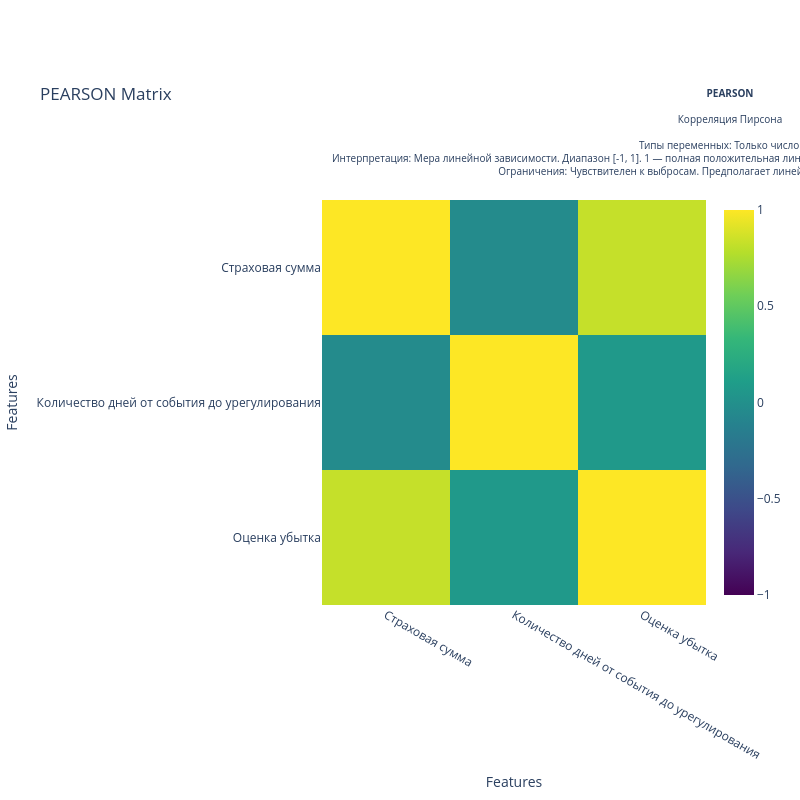
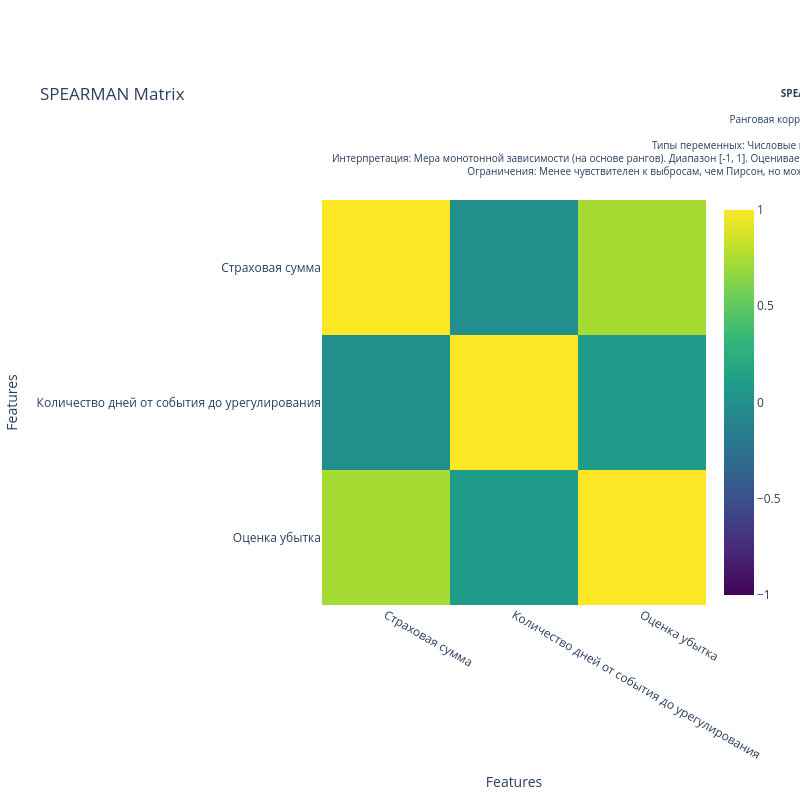
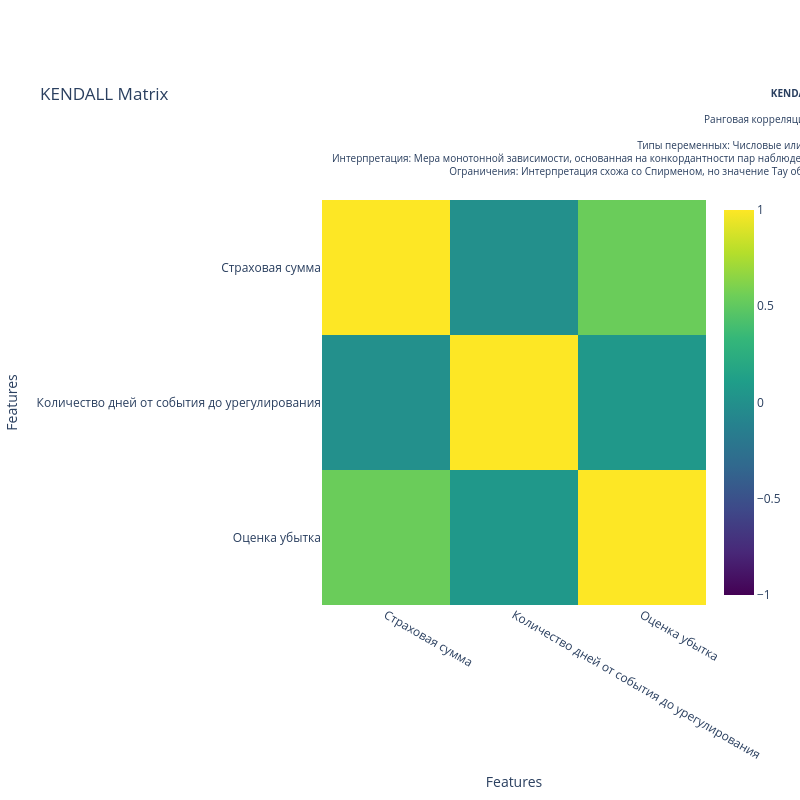
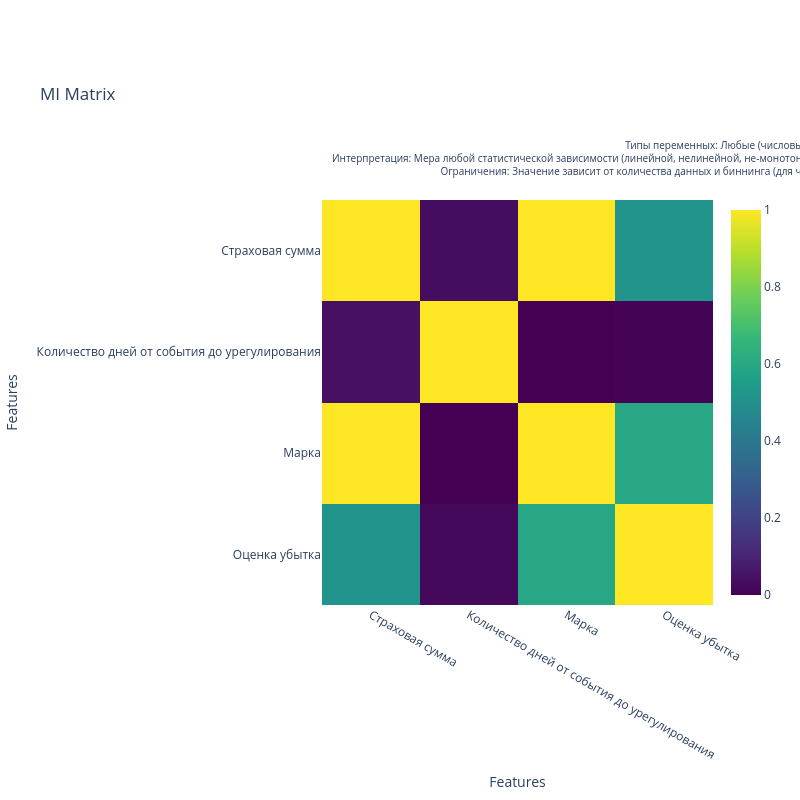

These figures' notebook cell, in order:
### Code cell
# Визуализация корреляционных матриц
if correlation_results:
    print("📊 Визуализация корреляционных матриц...")
    plot_correlation_matrices(correlation_results)
else:
    print("⚠️ Нет результатов корреляционного анализа для визуализации")

### Figure 1 — Plotly figure (JSON) as saved in the notebook; plotly's stock layout.template omitted (floating-point values rounded to 4 significant figures)
{"data": [{"colorscale": [[0, "#440154"], [0.1111, "#482878"], [0.2222, "#3e4989"], [0.3333, "#31688e"], [0.4444, "#26828e"], [0.5556, "#1f9e89"], [0.6667, "#35b779"], [0.7778, "#6ece58"], [0.8889, "#b5de2b"], [1, "#fde725"]], "hoverinfo": "text", "hoverongaps": false, "text": [["1.00", "-0.04", "0.83"], ["-0.04", "1.00", "0.07"], ["0.83", "0.07", "1.00"]], "type": "heatmap", "x": ["Страховая сумма", "Количество дней от события до урегулирования", "Оценка убытка"], "y": ["Страховая сумма", "Количество дней от события до урегулирования", "Оценка убытка"], "z": [[1.0, -0.03924, 0.8279], [-0.03924, 1.0, 0.07098], [0.8279, 0.07098, 1.0]], "zmax": 1, "zmin": -1}], "layout": {"annotations": [{"font": {"size": 10}, "showarrow": false, "text": "<b>PEARSON</b><br><br>Корреляция Пирсона<br><br>Типы переменных: Только числовые.<br>Интерпретация: Мера линейной зависимости. Диапазон [-1, 1]. 1 — полная положительная линейная связь, -1 — полная отрицательная, 0 — нет линейной связи.<br>Ограничения: Чувствителен к выбросам. Предполагает линейную связь между переменными.", "x": 0.02, "xanchor": "left", "xref": "paper", "y": 1.05, "yanchor": "bottom", "yref": "paper"}], "autosize": false, "height": 800, "margin": {"t": 200}, "title": {"text": "PEARSON Matrix"}, "width": 800, "xaxis": {"title": {"text": "Features"}}, "yaxis": {"autorange": "reversed", "title": {"text": "Features"}}}}

### Figure 2 — Plotly figure (JSON) as saved in the notebook; plotly's stock layout.template omitted (floating-point values rounded to 4 significant figures)
{"data": [{"colorscale": [[0, "#440154"], [0.1111, "#482878"], [0.2222, "#3e4989"], [0.3333, "#31688e"], [0.4444, "#26828e"], [0.5556, "#1f9e89"], [0.6667, "#35b779"], [0.7778, "#6ece58"], [0.8889, "#b5de2b"], [1, "#fde725"]], "hoverinfo": "text", "hoverongaps": false, "text": [["1.00", "-0.00", "0.73"], ["-0.00", "1.00", "0.10"], ["0.73", "0.10", "1.00"]], "type": "heatmap", "x": ["Страховая сумма", "Количество дней от события до урегулирования", "Оценка убытка"], "y": ["Страховая сумма", "Количество дней от события до урегулирования", "Оценка убытка"], "z": [[1.0, -0.00443, 0.7312], [-0.00443, 1.0, 0.0976], [0.7312, 0.0976, 1.0]], "zmax": 1, "zmin": -1}], "layout": {"annotations": [{"font": {"size": 10}, "showarrow": false, "text": "<b>SPEARMAN</b><br><br>Ранговая корреляция Спирмена<br><br>Типы переменных: Числовые или порядковые категориальные.<br>Интерпретация: Мера монотонной зависимости (на основе рангов). Диапазон [-1, 1]. Оценивает, насколько хорошо связь может быть описана монотонной функцией. Не обязательно линейной.<br>Ограничения: Менее чувствителен к выбросам, чем Пирсон, но может быть затронут большим количеством совпадающих значений (ties).", "x": 0.02, "xanchor": "left", "xref": "paper", "y": 1.05, "yanchor": "bottom", "yref": "paper"}], "autosize": false, "height": 800, "margin": {"t": 200}, "title": {"text": "SPEARMAN Matrix"}, "width": 800, "xaxis": {"title": {"text": "Features"}}, "yaxis": {"autorange": "reversed", "title": {"text": "Features"}}}}

### Figure 3 — Plotly figure (JSON) as saved in the notebook; plotly's stock layout.template omitted (floating-point values rounded to 4 significant figures)
{"data": [{"colorscale": [[0, "#440154"], [0.1111, "#482878"], [0.2222, "#3e4989"], [0.3333, "#31688e"], [0.4444, "#26828e"], [0.5556, "#1f9e89"], [0.6667, "#35b779"], [0.7778, "#6ece58"], [0.8889, "#b5de2b"], [1, "#fde725"]], "hoverinfo": "text", "hoverongaps": false, "text": [["1.00", "-0.00", "0.54"], ["-0.00", "1.00", "0.07"], ["0.54", "0.07", "1.00"]], "type": "heatmap", "x": ["Страховая сумма", "Количество дней от события до урегулирования", "Оценка убытка"], "y": ["Страховая сумма", "Количество дней от события до урегулирования", "Оценка убытка"], "z": [[1.0, -0.002706, 0.5401], [-0.002706, 1.0, 0.06537], [0.5401, 0.06537, 1.0]], "zmax": 1, "zmin": -1}], "layout": {"annotations": [{"font": {"size": 10}, "showarrow": false, "text": "<b>KENDALL</b><br><br>Ранговая корреляция Кендалла (Тау)<br><br>Типы переменных: Числовые или порядковые категориальные.<br>Интерпретация: Мера монотонной зависимости, основанная на конкордантности пар наблюдений. Диапазон [-1, 1]. Более устойчив к выбросам и совпадающим значениям, чем Спирмен.<br>Ограничения: Интерпретация схожа со Спирменом, но значение Тау обычно меньше, чем коэффициент Спирмена для той же зависимости.", "x": 0.02, "xanchor": "left", "xref": "paper", "y": 1.05, "yanchor": "bottom", "yref": "paper"}], "autosize": false, "height": 800, "margin": {"t": 200}, "title": {"text": "KENDALL Matrix"}, "width": 800, "xaxis": {"title": {"text": "Features"}}, "yaxis": {"autorange": "reversed", "title": {"text": "Features"}}}}

### Figure 4 — Plotly figure (JSON) as saved in the notebook; plotly's stock layout.template omitted (floating-point values rounded to 4 significant figures)
{"data": [{"colorscale": [[0, "#440154"], [0.1111, "#482878"], [0.2222, "#3e4989"], [0.3333, "#31688e"], [0.4444, "#26828e"], [0.5556, "#1f9e89"], [0.6667, "#35b779"], [0.7778, "#6ece58"], [0.8889, "#b5de2b"], [1, "#fde725"]], "hoverinfo": "text", "hoverongaps": false, "text": [["1.00", "0.04", "1.18", "0.52"], ["0.05", "1.00", "0.00", "0.00"], ["1.18", "0.00", "1.00", "0.60"], ["0.52", "0.02", "0.60", "1.00"]], "type": "heatmap", "x": ["Страховая сумма", "Количество дней от события до урегулирования", "Марка", "Оценка убытка"], "y": ["Страховая сумма", "Количество дней от события до урегулирования", "Марка", "Оценка убытка"], "z": [[1.0, 0.0352, 1.184, 0.5203], [0.04549, 1.0, 0.0, 0.004479], [1.184, 0.0, 1.0, 0.5966], [0.5204, 0.02169, 0.5974, 1.0]], "zmax": 1, "zmin": 0}], "layout": {"annotations": [{"font": {"size": 10}, "showarrow": false, "text": "<b>MI</b><br><br>Взаимная информация (Mutual Information, MI)<br><br>Типы переменных: Любые (числовые, категориальные). Для числовых часто требуется биннинг или оценка плотности.<br>Интерпретация: Мера любой статистической зависимости (линейной, нелинейной, не-монотонной). Значение >= 0. Чем выше значение, тем сильнее связь. Значение 0 означает полную независимость. Не показывает направление связи.<br>Ограничения: Значение зависит от количества данных и биннинга (для числовых). Не нормировано, сложно сравнивать значения между разными парами переменных напрямую без контекста.", "x": 0.02, "xanchor": "left", "xref": "paper", "y": 1.05, "yanchor": "bottom", "yref": "paper"}], "autosize": false, "height": 800, "margin": {"t": 200}, "title": {"text": "MI Matrix"}, "width": 800, "xaxis": {"title": {"text": "Features"}}, "yaxis": {"autorange": "reversed", "title": {"text": "Features"}}}}
